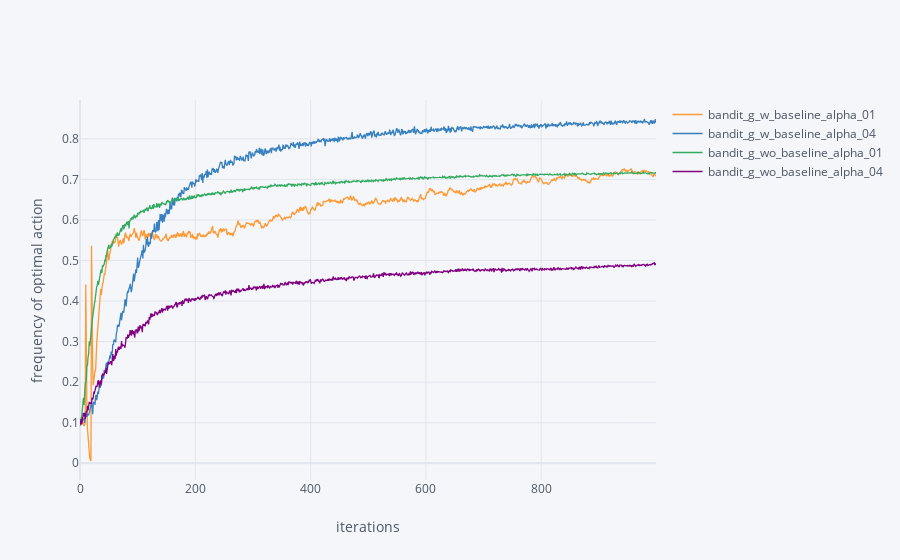

The cell this chart's notebook holds for it:
### Code cell
df = pd.DataFrame(dtype=float)


array_w_baseline_alpha_01 = (matrix_choices6 == array_best_choice6.reshape((-1,1))).sum(axis=0) / N_RUN
array_w_baseline_alpha_04 = (matrix_choices7 == array_best_choice7.reshape((-1,1))).sum(axis=0) / N_RUN
array_wo_baseline_alpha_01 = (matrix_choices8 == array_best_choice8.reshape((-1,1))).sum(axis=0) / N_RUN
array_wo_baseline_alpha_04 = (matrix_choices9 == array_best_choice9.reshape((-1,1))).sum(axis=0) / N_RUN


df = df.assign(bandit_g_w_baseline_alpha_01=array_w_baseline_alpha_01,
               bandit_g_w_baseline_alpha_04=array_w_baseline_alpha_04,
               bandit_g_wo_baseline_alpha_01=array_wo_baseline_alpha_01,
               bandit_g_wo_baseline_alpha_04=array_wo_baseline_alpha_04)

df.iplot(xTitle="iterations", yTitle="frequency of optimal action")

del df

### Figure 1 — Plotly figure (JSON) as saved in the notebook; plotly's stock layout.template omitted (floating-point values rounded to 4 significant figures; data arrays with more than 128 entries replaced by an {"elided": "..."} marker saying what was removed)
{"data": [{"line": {"color": "rgba(255, 153, 51, 1.0)", "dash": "solid", "shape": "linear", "width": 1.3}, "mode": "lines", "name": "bandit_g_w_baseline_alpha_01", "text": "", "type": "scatter", "x": {"elided": "1000 int values"}, "y": {"elided": "1000 float values"}}, {"line": {"color": "rgba(55, 128, 191, 1.0)", "dash": "solid", "shape": "linear", "width": 1.3}, "mode": "lines", "name": "bandit_g_w_baseline_alpha_04", "text": "", "type": "scatter", "x": {"elided": "1000 int values"}, "y": {"elided": "1000 float values"}}, {"line": {"color": "rgba(50, 171, 96, 1.0)", "dash": "solid", "shape": "linear", "width": 1.3}, "mode": "lines", "name": "bandit_g_wo_baseline_alpha_01", "text": "", "type": "scatter", "x": {"elided": "1000 int values"}, "y": {"elided": "1000 float values"}}, {"line": {"color": "rgba(128, 0, 128, 1.0)", "dash": "solid", "shape": "linear", "width": 1.3}, "mode": "lines", "name": "bandit_g_wo_baseline_alpha_04", "text": "", "type": "scatter", "x": {"elided": "1000 int values"}, "y": {"elided": "1000 float values"}}], "layout": {"legend": {"bgcolor": "#F5F6F9", "font": {"color": "#4D5663"}}, "paper_bgcolor": "#F5F6F9", "plot_bgcolor": "#F5F6F9", "title": {"font": {"color": "#4D5663"}}, "xaxis": {"gridcolor": "#E1E5ED", "showgrid": true, "tickfont": {"color": "#4D5663"}, "title": {"font": {"color": "#4D5663"}, "text": "iterations"}, "zerolinecolor": "#E1E5ED"}, "yaxis": {"gridcolor": "#E1E5ED", "showgrid": true, "tickfont": {"color": "#4D5663"}, "title": {"font": {"color": "#4D5663"}, "text": "frequency of optimal action"}, "zerolinecolor": "#E1E5ED"}}}
